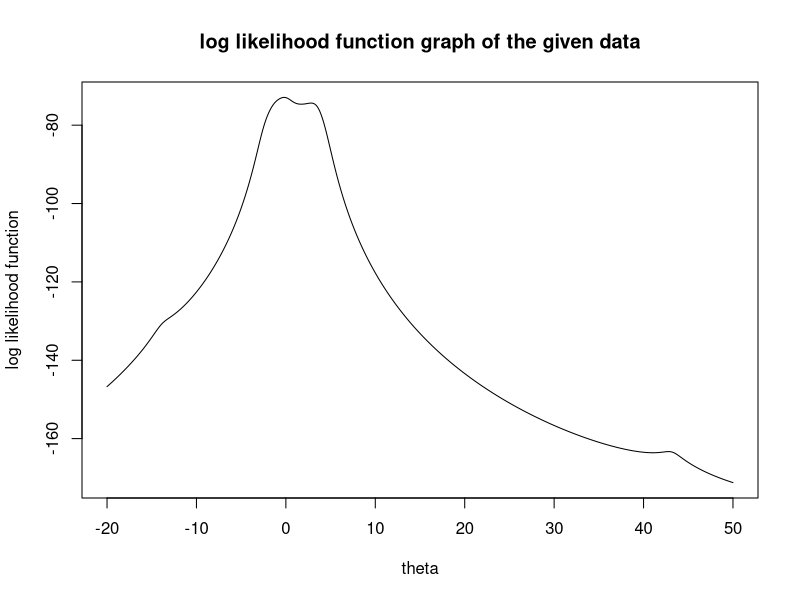

The R script that drew this image:
## ---- chunk 1
x1=c(-13.87,-2.53,-2.44,-2.40,-1.75,-1.34,-1.05,-0.23,-0.07, 0.27, 1.77, 2.76, 3.29, 3.47, 3.71,3.80, 4.24, 4.53, 43.21, 56.75)

llf = function(theta){
  sapply(theta,function(theta){-length(x1)*log(pi)-sum(log(1+(theta-x1)^2))})
  }

t <- seq(from = -20 , to = 50 ,by = 0.01) 

plot(t,llf(t),type = "l",xlab = "theta", ylab="log likelihood function",main = "log likelihood function graph of the given data" )
## ---- chunk 2
start=c(-11,-1, 0, 1.4, 4.1, 4.8, 7, 8, 38)
#first order
l1=function(x){
  -2*sum((x-x1)/(1+(x-x1)^2))
}
#second order
l2=function(x){
  -2*sum((1-(x-x1)^2)/(1+(x-x1)^2)^2)
}

#Newton-Raphson method
NR=function(x0){
  a=x0
  a1=a+2
  t=0
  while (abs(a1-a)>0.001){
    a1=a
    h=-l1(a)/l2(a)
    a=a+h
    if (t>30){return(a)}#maximum interation control
    if (abs(a1-a)>10^5){return(NA)}#it did not converge.
    t=t+1
  }
  a
}
## ---- chunk 3
a = sapply(start,NR)
rbind(start,"theta value" = a,"function value"=llf(a))
## ---- chunk 4
NR2=function(x0){
  a=x0
  a1=a+2
  t=0
  while (abs(a1-a)>0.001){
    a1=a
    h=2*l1(a)/length(x1)
    a=a+h
    if (t>30){return(a)}#maximum interation control
    if (abs(a1-a)>10^5){return(NA)}#if it did not converge.
    t=t+1
  }
  a
}
start2 = sapply(start,NR2)
## ---- chunk 5
start2
## ---- chunk 6
a = sapply(start2,NR)
rbind(start,"new initialpoint"=start2,"theta value" = a,"function value"=llf(a))
